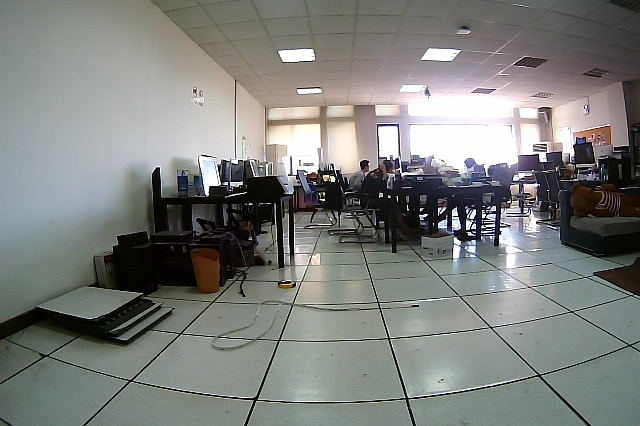
#> input picture calibration/test.jpg, 640 x 426 px
$ python test.py
#> lines starting #> are read from the running program, lines starting #| are printed output that depends on the picture
# -*- coding:utf-8 -*-
# python 2.7
import cv2
import numpy as np

# 畸变参数
dist = np.array([-0.347049837762688,
				  0.165398310868444,
				                  0,
				                  0,
				-0.0444392622226221])

# 内参矩阵
mtx = np.array([[366.8414,        0, 337.4132],
				[       0, 366.1242, 182.8138],
				[       0,        0,   1.0000]])

img = cv2.imread("test.jpg")
#> img is the input picture: shape (426, 640, 3); mean B, G, R 124.2, 127.7, 125.4
h, w = img.shape[:2]
#> h = 426; w = 640
dst = cv2.undistort(img,mtx,dist,None,None)
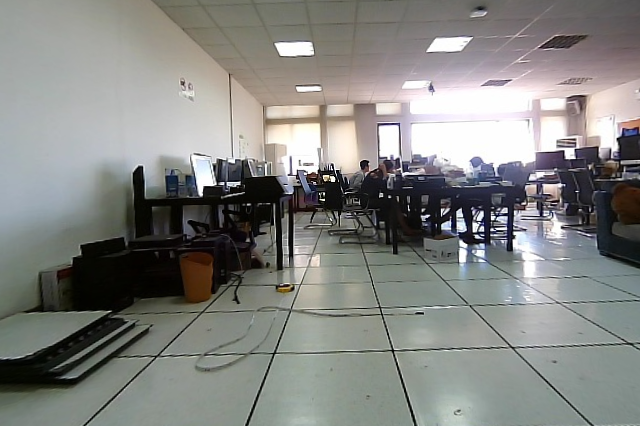
#> dst: shape (426, 640, 3); mean B, G, R 129.8, 132.9, 132.1
cv2.imwrite("test-output.jpg",dst)
